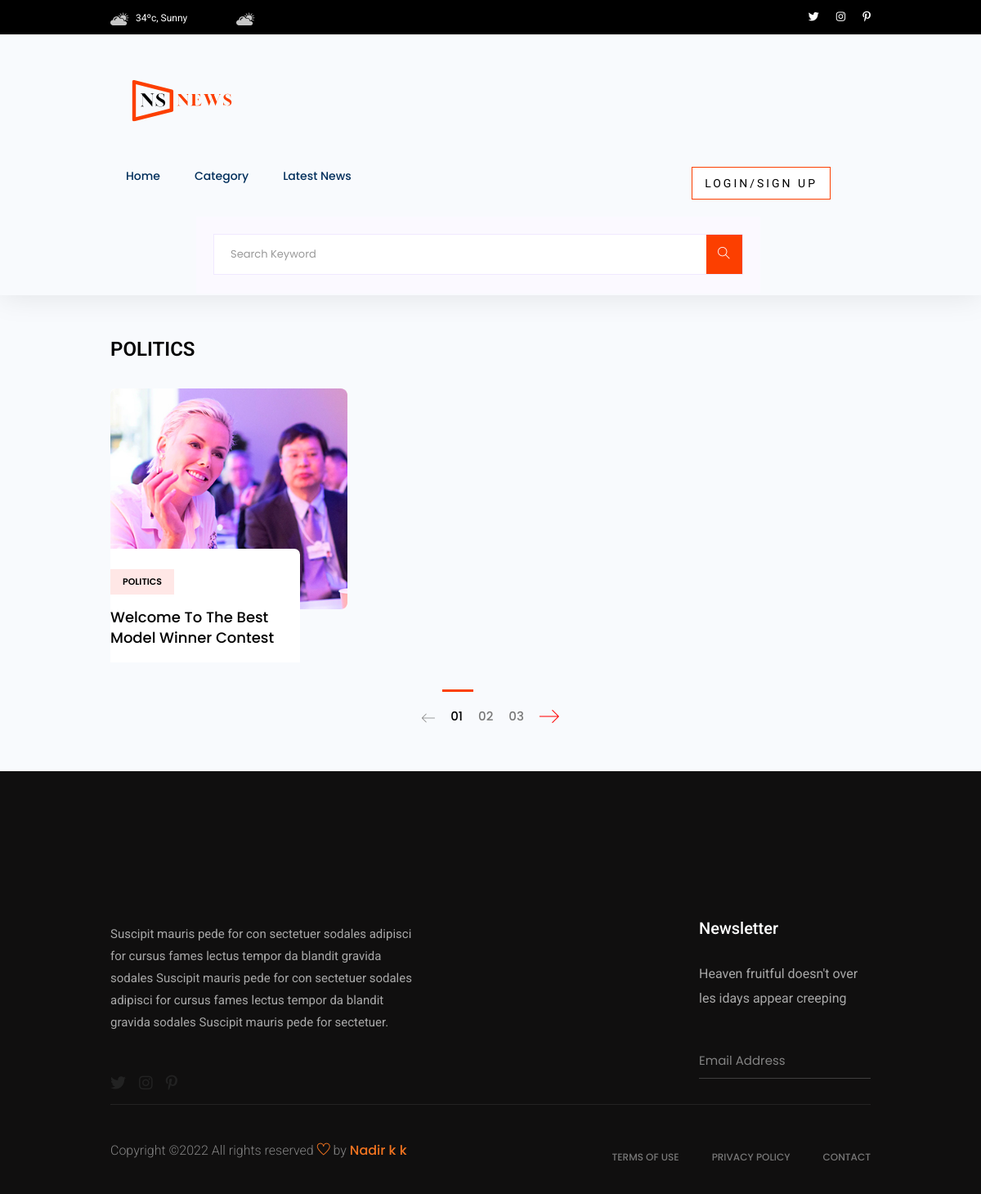
The page /topic/17ed267d-fcf5-4b23-91d4-ee4374633e54/ on the database as committed earlier.
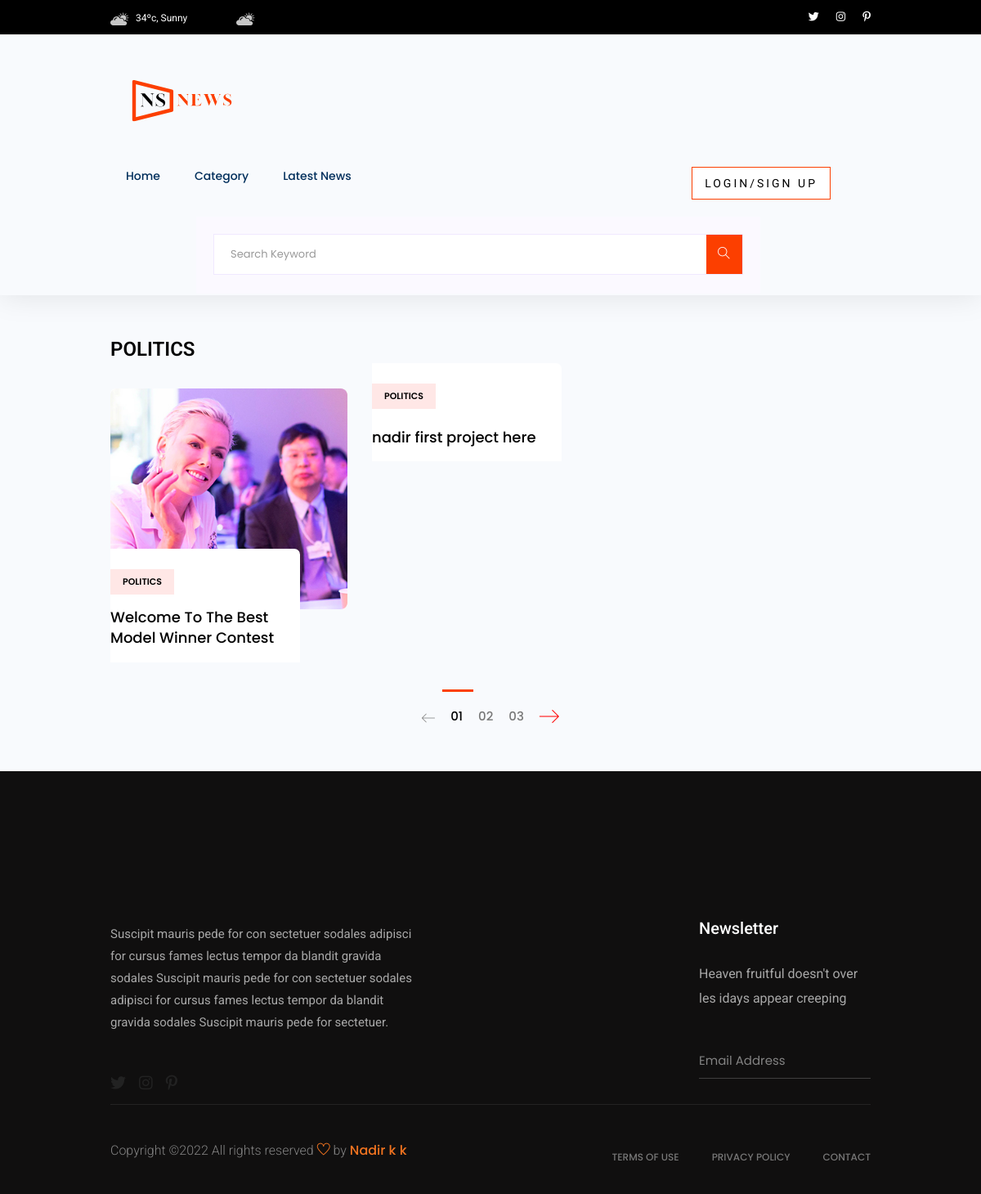
The same page on the database as committed later.
### news/models.py (models this page shows, shortened)
class Category(models.Model):
    id = models.UUIDField(default=uuid.uuid4, unique=True,
                          primary_key=True, editable=False)
    name = models.CharField(max_length=200)
    def __str__(self):
        return str(self.name)

class News(models.Model):
    owner = models.ForeignKey(
        Profile, null=True, blank=True, on_delete=models.CASCADE)
    title = models.CharField(max_length=200, null=True, blank=True)
    category = models.ForeignKey(Category, on_delete=models.CASCADE, null=True)
    description = models.TextField(null=True, blank=True)
    featured_image = models.ImageField(
        default='images/cat.jpg', null=True, blank=True
    )
    image_link = models.CharField(max_length=1000, null=True, blank=True)
    created = models.DateTimeField(auto_now_add=True)
    id = models.UUIDField(default=uuid.uuid4, unique=True,
                          primary_key=True, editable=False)

### news/views.py (the view)
# urls.py: path('topic/<str:pk>/', views.Topic, name='topic'),
def Topic(request, pk):
    category_one = Category.objects.get(id=pk)
    categories = Category.objects.all()
    category_news = News.objects.filter(category=category_one)
    context = {
        'category_one': category_one,
        'news': category_news,
        'categories': categories
    }
    return render(request, 'category.html', context=context)

### templates/category.html
{% extends 'main.html' %}
{% load static %}
{% block content %}
    <main>
    <section class="whats-news-area pt-50 pb-20">
        <div class="container">
            <div class="row">
            <div class="col-lg-12">
                <div class="row d-flex justify-content-between">
                    <div class="col-lg-3 col-md-3">
                        <div class="section-tittle mb-30">
                            <h3>{{category_one.name}}</h3>
                        </div>
                    </div>
                </div>
                <div class="row">
                    <div class="col-12">
                        <div class="tab-content" id="nav-tabContent">
                            <div class="tab-pane fade show active" id="nav-home" role="tabpanel" aria-labelledby="nav-home-tab">
                                <div class="whats-news-caption">
                                    <div class="row">
                                        {% for news_one in news %}
                                        <div class="col-lg-4 col-md-4">
                                            <div class="single-what-news mb-100">
                                                <div class="what-img">
                                                    <a href="{% url 'single-news' news_one.id %}">
                                                    <img src="{{news_one.featured_image.url}}" alt="">
                                                    </a>
                                                </div>
                                                <div class="what-cap">
                                                    <span class="color1">{{news_one.category}}</span>
                                                    <h4><a href="{% url 'single-news' news_one.id %}">{{news_one.title}}</a></h4>
                                                </div>
                                            </div>
                                        </div>
                                        {% endfor %}
                                    </div>
                                </div>
                            </div>
                        </div>
                    </div>
                </div>
            </div>
            </div>
        </div>
    </section>
    <div class="pagination-area pb-45 text-center">
        <div class="container">
            <div class="row">
                <div class="col-xl-12">
                    <div class="single-wrap d-flex justify-content-center">
                        <nav aria-label="Page navigation example">
                            <ul class="pagination justify-content-start">
                              <li class="page-item"><a class="page-link" href="#"><span class="flaticon-arrow roted"></span></a></li>
                                <li class="page-item active"><a class="page-link" href="#">01</a></li>
                                <li class="page-item"><a class="page-link" href="#">02</a></li>
                                <li class="page-item"><a class="page-link" href="#">03</a></li>
                              <li class="page-item"><a class="page-link" href="#"><span class="flaticon-arrow right-arrow"></span></a></li>
                            </ul>
                          </nav>
                    </div>
                </div>
            </div>
        </div>
    </div>
    </main>
{% endblock content %}

### templates/main.html (shortened to what this page needs)
<!DOCTYPE html>
<html dir="ltr" lang="en">
{% load static %}
<head>
    <link href="{% static 'css/nice-select.css' %}" rel="stylesheet">
    <link href="{% static 'css/bootstrap.min.css' %}" rel="stylesheet">
    <link href="{% static 'css/owl.carousel.min.css' %}" rel="stylesheet">
    <link href="{% static 'css/ticker-style.css' %}" rel="stylesheet">
    <link href="{% static 'css/flaticon.css' %}" rel="stylesheet">
    <link href="{% static 'css/slicknav.css' %}" rel="stylesheet">
    <link href="{% static 'css/animate.min.css' %}" rel="stylesheet">
    <link href="{% static 'css/magnific-popup.css' %}" rel="stylesheet">
    <link href="{% static 'css/fontawesome-all.min.css' %}" rel="stylesheet">
    <link href="{% static 'css/themify-icons.css' %}" rel="stylesheet">
    <link href="{% static 'css/slick.css' %}" rel="stylesheet">
    <link href="{% static 'css/style.css' %}" rel="stylesheet">
    <link href="https://cdn.iconmonstr.com/1.3.0/css/iconmonstr-iconic-font.min.css" rel="stylesheet"/>
    <link href="{% static 'uikit/styles/uikit.css' %}" rel="stylesheet"/>
</head>
<body>
<header>
    {% include 'navbar.html' %}
</header>
{% block content %}
{% endblock content %}
<footer>
    <div class="footer-area footer-padding fix">
        <div class="container">
            <div class="row d-flex justify-content-between">
                <div class="col-xl-5 col-lg-5 col-md-7 col-sm-12">
                    <div class="single-footer-caption">
                        <div class="single-footer-caption">
                            <div class="footer-logo">
                            </div>
                            <div class="footer-tittle">
                                <div class="footer-pera">
                                    <p>Suscipit mauris pede for con sectetuer sodales adipisci for cursus fames lectus
                                        tempor da blandit gravida sodales Suscipit mauris pede for con sectetuer sodales
                                        adipisci for cursus fames lectus tempor da blandit gravida sodales Suscipit
                                        mauris pede for sectetuer.</p>
                                </div>
                            </div>
                            <div class="footer-social">
                                <a href="#"><i class="fab fa-twitter"></i></a>
                                <a href="#"><i class="fab fa-instagram"></i></a>
                                <a href="#"><i class="fab fa-pinterest-p"></i></a>
                            </div>
                        </div>
                    </div>
                </div>
                <div class="col-xl-3 col-lg-3 col-md-4  col-sm-6">
                    <div class="single-footer-caption mt-60">
                        <div class="footer-tittle">
                            <h4>Newsletter</h4>
                            <p>Heaven fruitful doesn't over les idays appear creeping</p>
                            <div class="footer-form">
                                <div id="mc_embed_signup">
                                    <form action="https://spondonit.us12.list-manage.com/subscribe/post?u=1462626880ade1ac87bd9c93a&amp;id=92a4423d01"
                                          class="subscribe_form relative mail_part"
                                          method="get" target="_blank">
                                        <input class="placeholder hide-on-focus" id="newsletter-form-email" name="email"
                                               onblur="this.placeholder = ' Email Address '"
                                               onfocus="this.placeholder = ''" placeholder="Email Address"
                                               type="email">
                                        <div class="form-icon">
                                            <button class="email_icon newsletter-submit button-contactForm"
                                                    id="newsletter-submit" name="submit"
                                                    type="submit"><img
                                                    alt="" src="{% static 'img/logo/form-iocn.png' %}' %}"></button>
                                        </div>
                                    </form>
                                </div>
                            </div>
                        </div>
                    </div>
                </div>
            </div>
        </div>
    </div>
    <div class="footer-bottom-area">
        <div class="container">
            <div class="footer-border">
                <div class="row d-flex align-items-center justify-content-between">
                    <div class="col-lg-6">
                        <div class="footer-copy-right">
                            <p>
                                Copyright &copy;<script>document.write(new Date().getFullYear());</script>
                                All rights reserved <i aria-hidden="true" class="ti-heart"></i> by <a
                                        href="https://nadiraziz.github.io" target="_blank">Nadir k k</a>
                            </p>
                        </div>
                    </div>
                    <div class="col-lg-6">
                        <div class="footer-menu f-right">
                            <ul>
                                <li><a href="#">Terms of use</a></li>
                                <li><a href="#">Privacy Policy</a></li>
                                <li><a href="#">Contact</a></li>
                            </ul>
                        </div>
                    </div>
                </div>
            </div>
        </div>
    </div>
</footer>
</body>
</html>

### templates/navbar.html (shortened to what this page needs)
<!DOCTYPE html>
<html lang="en">
{% load static %}
<link href="{% static 'css/style.css' %}" rel="stylesheet">
<link href="{% static 'css/nav.css' %}" rel="stylesheet">
<div class="header-area">
    <div class="main-header ">
        <div class="header-top black-bg d-none d-md-block">
            <div class="container">
                <div class="col-xl-12">
                    <div class="row d-flex justify-content-between align-items-center">
                        <div class="header-info-left">
                            <ul>
                                <li><img alt="" src="{% static 'img/icon/header_icon1.png' %}">34ºc, Sunny</li>
                                <li><img alt="" src="{% static 'img/icon/header_icon1.png' %}">
                                </li>
                            </ul>
                        </div>
                        <div class="header-info-right">
                            <ul class="header-social">
                                <li><a href="#"><i class="fab fa-twitter"></i></a></li>
                                <li><a href="#"><i class="fab fa-instagram"></i></a></li>
                                <li><a href="#"><i class="fab fa-pinterest-p"></i></a></li>
                            </ul>
                        </div>
                    </div>
                </div>
            </div>
        </div>
        <div class="header-bottom">
            <div class="container">
                <div class="row align-items-center">
                    <div class="col-xl-12 col-lg-12 col-md-12">
                        <div class="logo">
                            <a href="{% url 'home' %}"><img alt="" src="{% static 'img/logo/logo.svg' %}"></a>
                        </div>
                        <div class="main-menu d-none d-md-block">
                            <nav>
                                <ul id="navigation">
                                    <li><a href="{% url 'home' %}">Home</a></li>
                                    <li><a href="#">Category</a>
                                    </li>
                                    <li><a href="{% url 'latest-news'  %}">Latest News</a></li>
                                    <div class="f-rights  d-lg-block">
                                        <ul class="navBtn">
                                            {% if request.user.is_authenticated %}
                                            <li>
                                                <a href="{% url 'account' %}">
                                                    <button class="button primary-bg boxed-btn">Account
                                                    </button>
                                                </a>
                                            </li>
                                            <li>
                                                <a href="{% url 'logout' %}">
                                                    <button class="button primary-bg boxed-btn"
                                                            style="padding:25px;color:black">Logout
                                                    </button>
                                                </a>
                                            </li>
                                            {% else %}
                                            <li>
                                                <a href="{% url 'login' %}">
                                                    <button class="button primary-bg boxed-btn">Login/Sign Up
                                                    </button>
                                                </a>
                                            </li>
                                            {% endif %}
                                        </ul>
                                    </div>
                                    <div class="container">
                                        <div class="blog_right_sidebar">
                                            <aside class="single_sidebar_widget search_widget">
                                                <form action="#" class="form" id='searchForm' method="get">
                                                    <div class="form-group">
                                                        <div class="input-group mb-3">
                                                            <input class="form-control"
                                                                   name="search_query"
                                                                   onblur="this.placeholder = 'Search News, User'"
                                                                   onfocus="this.placeholder = ''"
                                                                   placeholder='Search Keyword'
                                                                   type="text" value="{{search_query}}">
                                                            <div class="input-group-append">
                                                                <button class="btns" type="submit"><i
                                                                        class="ti-search"></i>
                                                                </button>
                                                            </div>
                                                        </div>
                                                    </div>
                                                </form>
                                            </aside>
                                        </div>
                                    </div>
                                </ul>
                            </nav>
                        </div>
                    </div>
                    <div class="col-xl-6 col-lg-4 col-md-3 ">
                    </div>
                    <div class="col-12">
                    </div>
                </div>
            </div>
        </div>
    </div>
</div>
</html>

Rows that differ between the two databases and show on the page:
added News: category "POLITICS", title "nadir first project here"
